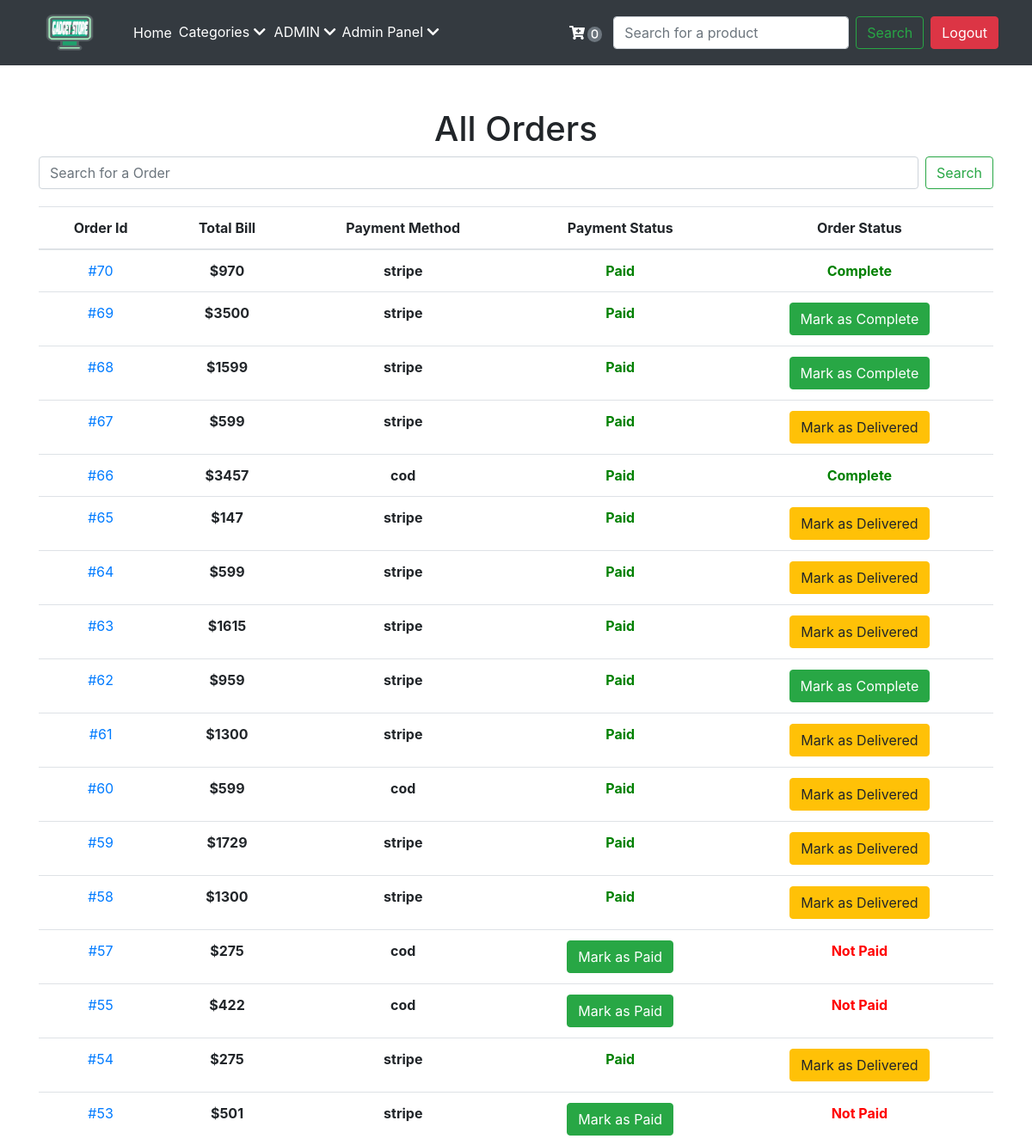
/manageOrder.php (signed in, upper part), run on an earlier commit of the app's database.
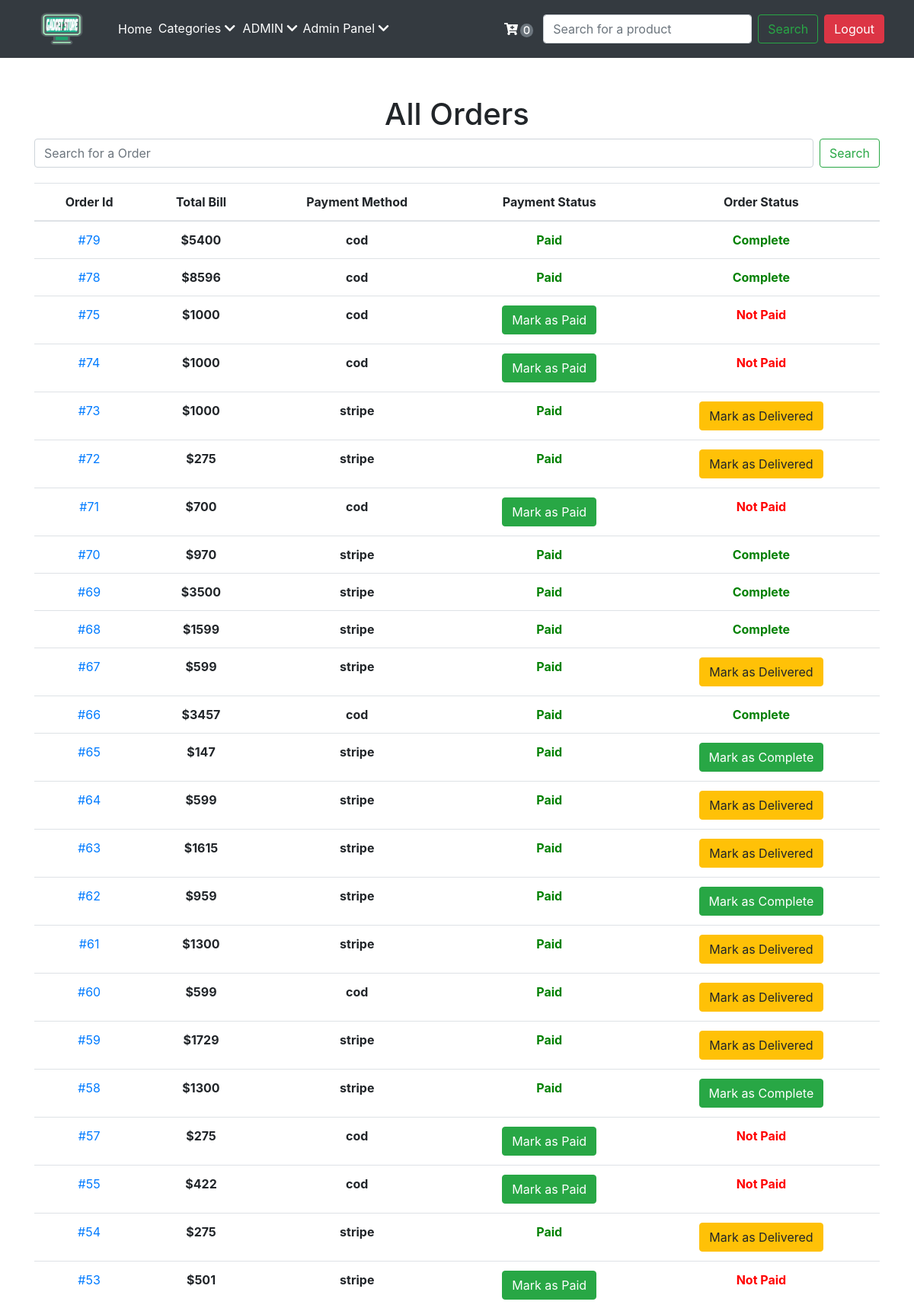
And on a later commit of the database.
### tables this page shows
CREATE TABLE `orders` (
  `order_id` int(11) NOT NULL,
  `order_user_id` int(11) DEFAULT NULL,
  `cart` text NOT NULL,
  `bill` int(11) NOT NULL,
  `order_status` varchar(255) NOT NULL DEFAULT 'Not Delivered',
  `payment_status` varchar(25) NOT NULL DEFAULT 'Not Paid',
  `payment_method` varchar(25) NOT NULL,
  `order_time` datetime NOT NULL DEFAULT current_timestamp()
);

### manageOrder.php (the view, shortened to what this page needs)
<!DOCTYPE html>
<html lang="en">
<head>
</head>
<body>
    <?php
    if(!isset($_SESSION['user_type'])||$_SESSION['user_type']!='admin'){
        header("location: /store/index.php");
    }
    else{
        include 'partials/_header.php';
        include 'partials/_dbconnect.php';
        echo'
        <div class="container" >
        <div class="" style= "padding-top: 50px; padding-bottom: 20px;">
        <h1 class="text-center">All Orders</h1>
            <form class="d-flex" role="search" action="/store/orderSearch.php" method="get">
                    <input class="form-control me-2" type="search" placeholder="Search for a Order"
                        aria-label="Search" name="search">
                    <button class="btn btn-outline-success" type="submit">Search</button>
                </form>
        </div>
                <div class="row">
                <div class="col-sm-12 col-md-12 col-md-offset-1">
                    <table class="table table-hover">
                        <thead>
                            <tr>
                                <th class="text-center">Order Id</th>
                                <th class="text-center">Total Bill</th>
                                <th class="text-center">Payment Method</th>
                                <th class="text-center">Payment Status</th>
                                <th class="text-center">Order Status</th>
                            </tr>
                        </thead>
                <tbody>
                ';
                    $sql = "SELECT * FROM `orders` ORDER BY `orders`.`order_id` DESC";
                    $result = mysqli_query($conn, $sql);
                    $num = mysqli_num_rows($result);
                    if ($num>0){
                        while($row = mysqli_fetch_assoc($result)){
                        $orderId = $row['order_id'];
                        $paymentMethod = $row['payment_method'];
                        $amountPaid = $row['bill'];
                        $status = $row['order_status'];
                        $payStatus = $row['payment_status'];
                        echo'
                <tr>
                <td class="text-center">
                <a href="/store/orderPage.php?orderId='.$orderId.'"><span>#'.$orderId.'</span></a>
                </td>
                <td class="text-center"><strong>$'.$amountPaid.'</strong></td>
                <td class="text-center"><strong>'.$paymentMethod.'</strong></td>';
                if($payStatus == 'Not Paid'){
                    echo'
                    <td class="text-center">
                    <form action="/store/partials/_markAsPaid.php" method="post">
                    <input type="hidden" name="orderId" value="'.$orderId.'">
                    <button type="submit" class="btn btn-success">Mark as Paid</button>
                    </form>
                    </td>
                    <td class="text-center"><strong style="color: red;">'.$payStatus.'</strong></td>
                    ';
                }
                else{
                    echo'
                    <td class="text-center"><strong style="color: green;">'.$payStatus.'</strong></td>
                    ';
                if($status=="Not Delivered"){
                    echo'
                    <td class="text-center">
                    <form method="post" action="/store/partials/_handleOrderStatus.php">
                    <input type="hidden" name="orderId" value="'.$orderId.'">
                    <input type="hidden" name="status" value="'.$status.'">
                    <button type="submit" class="btn btn-warning">Mark as Delivered</button>
                    </form>
                    </td>';
                }else if($status=="on the way"){
                    echo'
                    <td class="text-center">
                    <form method="post" action="/store/partials/_handleOrderStatus.php">
                    <input type="hidden" name="orderId" value="'.$orderId.'">
                    <input type="hidden" name="status" value="'.$status.'">
                    <button type="submit" class="btn btn-success">Mark as Complete</button>
                    </form>
                    </td>';
                }
                else{
                    echo'
                    <td class="text-center"><strong style="color: green;">'.$status.'</strong></td>
                    ';
                }
                }
                echo
                '</tr>
        </a>';
                }}
                ;}
    ?>
</body>
</html>

What changed in the data, as far as the page shows it:
added orders: order_id "79", bill "5400", payment_method "cod", payment_status "Paid", order_status "Complete"
added orders: order_id "78", bill "8596", payment_method "cod", payment_status "Paid", order_status "Complete"
added orders: order_id "75", bill "1000", payment_method "cod", payment_status "Not Paid"
added orders: order_id "74", bill "1000", payment_method "cod", payment_status "Not Paid"
added orders: order_id "73", bill "1000", payment_method "stripe", payment_status "Paid"
added orders: order_id "72", bill "275", payment_method "stripe", payment_status "Paid"
added orders: order_id "71", bill "700", payment_method "cod", payment_status "Not Paid"
changed orders id 69: order_status (not shown) → "Complete"; no longer shows "Mark as Complete"
changed orders id 68: order_status (not shown) → "Complete"; no longer shows "Mark as Complete"
changed orders id 65: order_status "Mark as Delivered" → "Mark as Complete"
changed orders id 58: order_status "Mark as Delivered" → "Mark as Complete"
